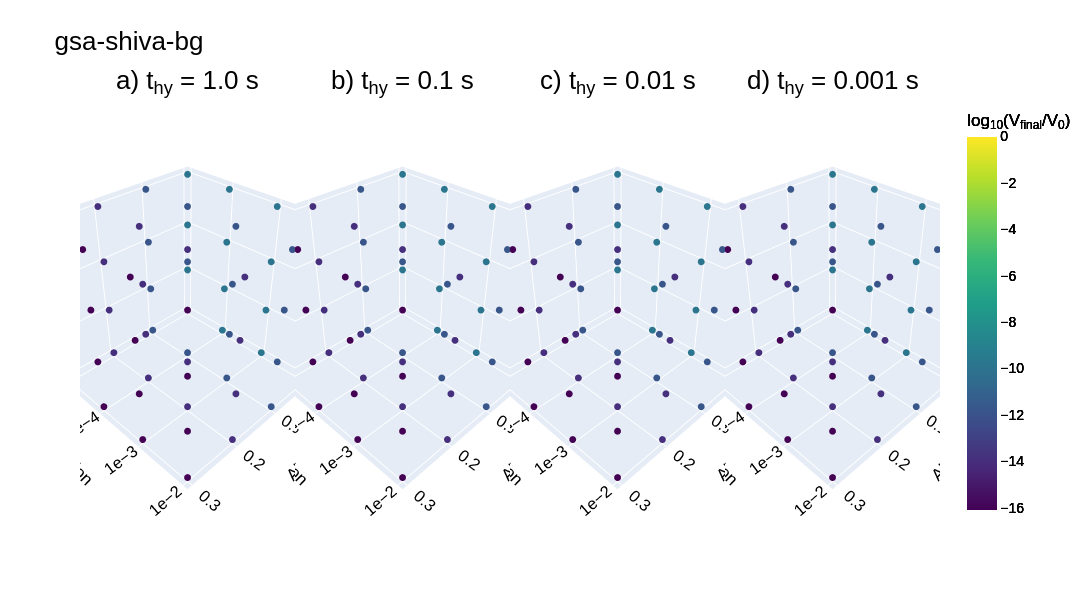
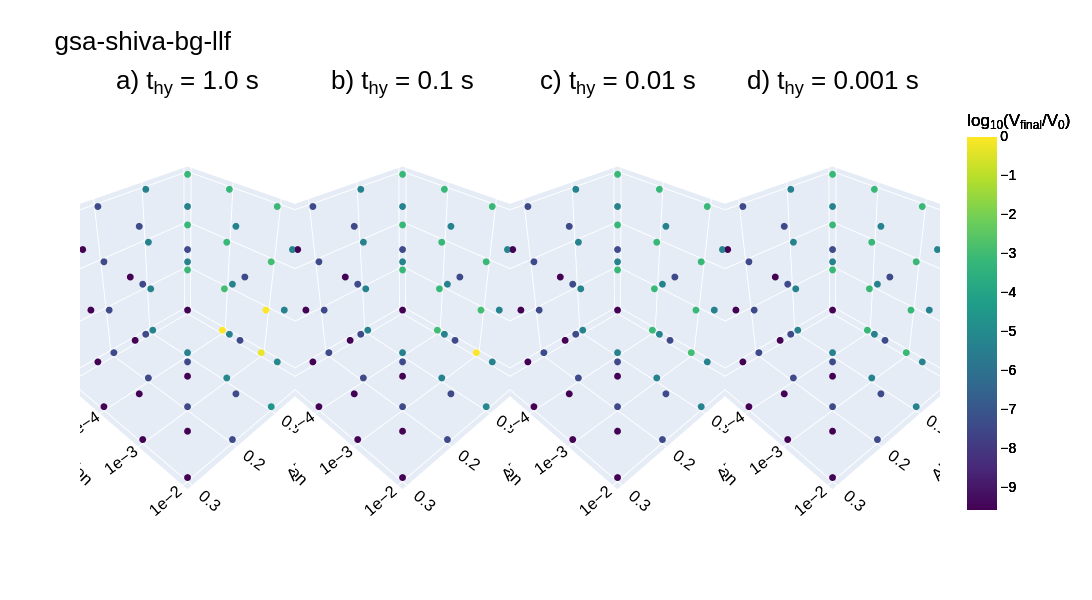
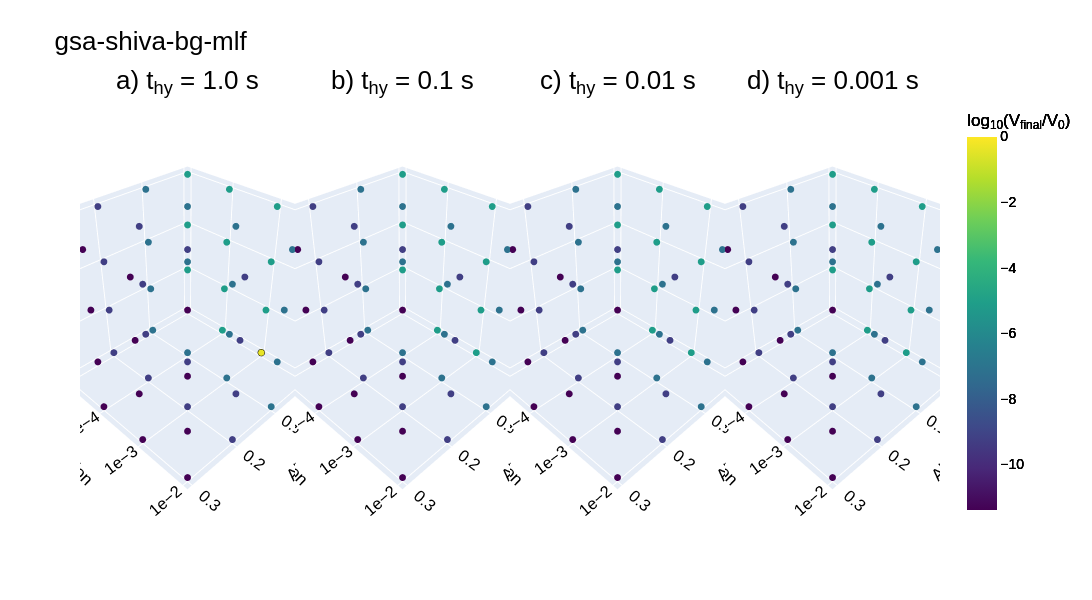
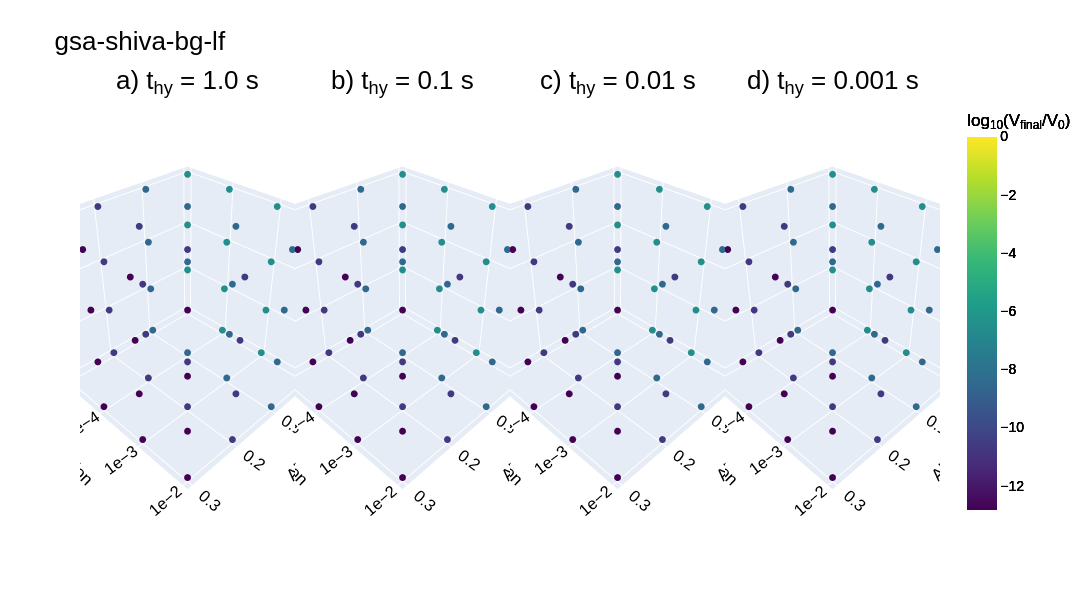

Here is the notebook cell these charts were saved with, in order:
### Code cell
for analysis_name in ["gsa-shiva-bg","gsa-shiva-bg-llf","gsa-shiva-bg-mlf", "gsa-shiva-bg-lf","gsa-shiva-mcf","gsa-brava-mcf"]:
    make_and_save_plots(analysis_name)
